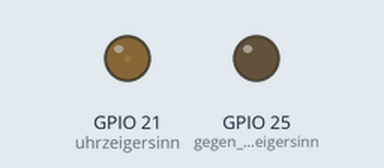
Recording of a program running on a simulated Raspberry Pi (BCM pin numbers). Shown: output pins drawn as LEDs (lit = HIGH). What the program prints to the terminal is not drawn.

Above: at 0.05 s.
At 0.5 s:
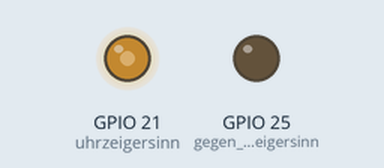
At 1.0 s:
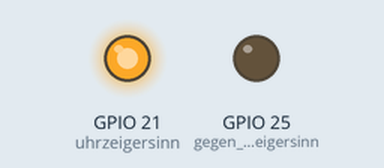
At 2.0 s:
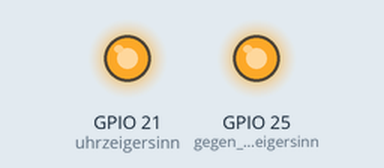
Timing chart, 0 to 4.6 s (numbered marks = the images above):
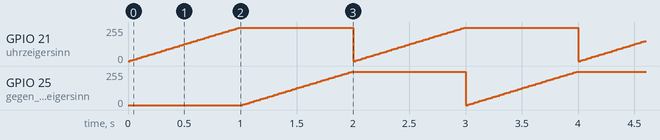

Measured:
- by itself, GPIO 21 (uhrzeigersinn), GPIO 25 (gegen_uhrzeigersinn): ramps from 0/255 to 250/255 and jumps back, once every 2.0 s

The program:

PWM.py
```python
#coding: utf8
# Erforderliche Bibliotheken importieren
import RPi.GPIO as GPIO
import time

# Konvention für Pinnummerierung festlegen (BCM bzw. Board)
GPIO.setmode(GPIO.BCM)
# Warnungen, die das Ausführen des Programms verhindern, wenn
# Ausgang bereits als OUT deklariert wurde ignorieren
GPIO.setwarnings(False)
# Pins als Ausgänge deklarieren
GPIO.setup(21, GPIO.OUT)
GPIO.setup(25, GPIO.OUT)

# PWM für Richtungen mit Frequenz festlegen
uhrzeigersinn = GPIO.PWM(21, 50)
gegen_uhrzeigersinn = GPIO.PWM(25, 50)
# PWM mit Tastgrad 0% initialisieren
uhrzeigersinn.start(0)
gegen_uhrzeigersinn.start(0)


'''
Hoch- und Herunterfahren mit anschließendem Richtungswechsel
'''

# try ermöglicht das Abbrechen des Programms mit der
# Tastenkombination [Strg] + [C]
try:
    print("Programm gestartet. Beenden mit [Strg] + [C]!")
    # While True - Endlosschleife
    while True:

        #---Im Uhrzeigersinn---

        # Tastgrad von 0 % auf 100 % mit Schrittweite 2 erhöhen
        for i in range(0, 100, 2):
            # Tastgrad auf i [%] ändern
            uhrzeigersinn.ChangeDutyCycle(i)
            time.sleep(0.02)
        # Tastgrad von 100 % auf 0 % mit Schrittweite 2 erniedrigen
        for i in range(100, 0, 2):
            # Tastgrad auf i [%] ändern
            uhrzeigersinn.ChangeDutyCycle(i)
            time.sleep(0.02)

        #---Gegen den Uhrzeigersinn---

        # Tastgrad von 0 % auf 100 % mit Schrittweite 2 erhöhen
        for i in range(0, 100, 2):
            # Tastgrad auf i [%] ändern
            gegen_uhrzeigersinn.ChangeDutyCycle(i)
            time.sleep(0.02)
        # Tastgrad von 100 % auf 0 % mit Schrittweite 2 erniedrigen
        for i in range(100, 0, 2):
            # Tastgrad auf i [%] ändern
            gegen_uhrzeigersinn.ChangeDutyCycle(i)
            time.sleep(0.02)
except KeyboardInterrupt:
    uhrzeigersinn.stop()
    print("Programm beendet")
```
